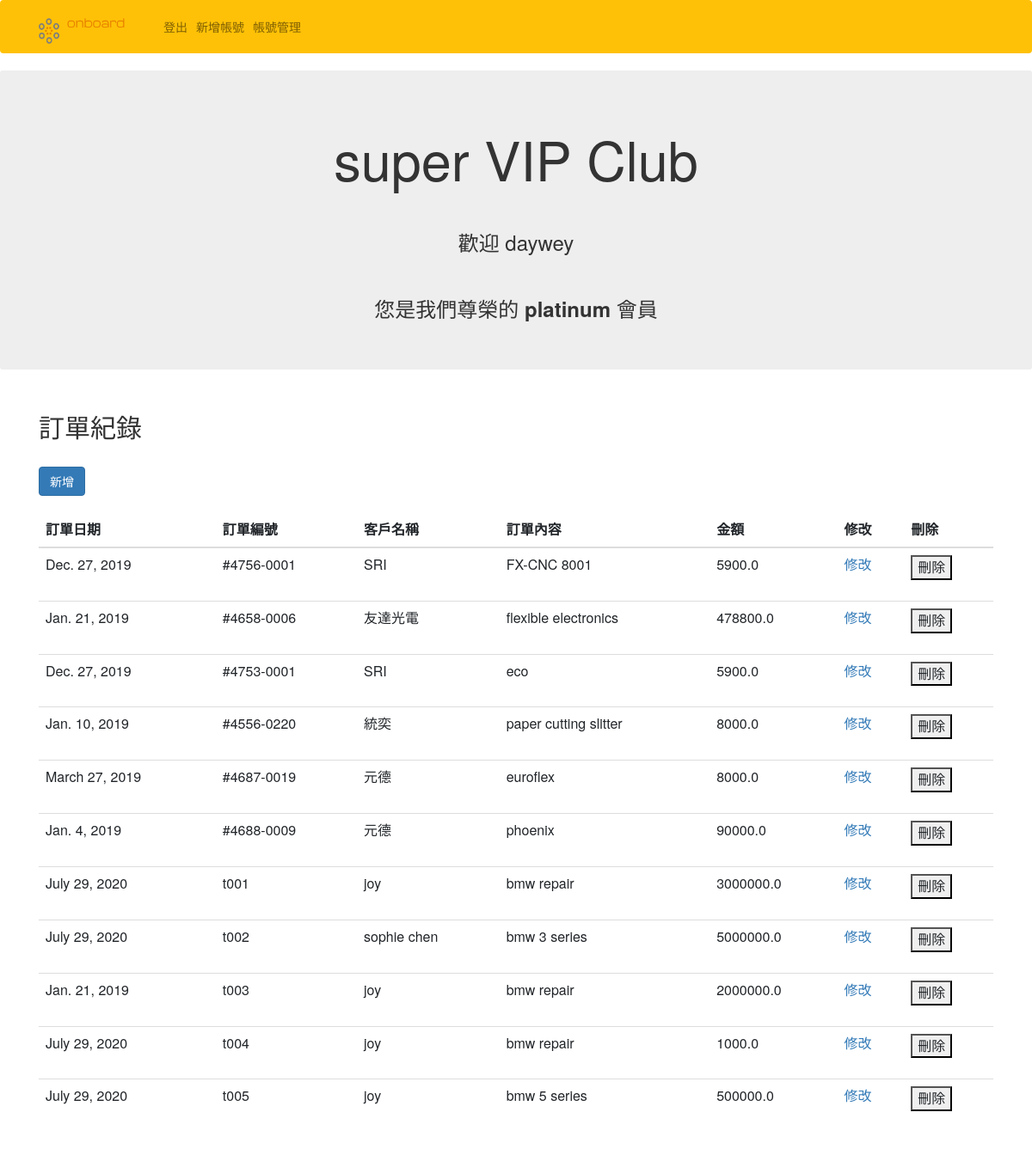
Screenshot of /membershipHome/ (signed in) with the database file from the repository.
### display/models.py (models this page shows, shortened)
class custID(models.Model):
    customerID = models.CharField(max_length=100)
    username = models.CharField(max_length=250)
    customerDesc = models.CharField(max_length=250)
    group = models.CharField(max_length=250)
    level = models.CharField(max_length=250)
    isAdmin = models.BooleanField(default=False)

class purchase(models.Model):
    orderDate = models.DateField()
    orderNumber = models.CharField(max_length=100)
    customerID = models.CharField(max_length=100)
    customerDesc = models.CharField(max_length=250)
    orderDesc = models.CharField(max_length=500, blank=True)
    amount = models.FloatField()
    group = models.CharField(max_length=250)

### display/views.py (the view)
# urls.py: path('membershipHome/', dv.membershipHome, name='membershipHome'),
@login_required
def membershipHome(request):
    current_user = User.objects.get(username=request.user.username)
    group = custID.objects.get(username=current_user).group
    level = custID.objects.get(username=current_user).level
    Admin = custID.objects.get(username=current_user).isAdmin
    isAdmin = Admin
    if isAdmin == False:
        current_custID = custID.objects.filter(username=current_user).values_list('customerID')[0]
        purchaseparts = purchase.objects.filter(customerID__in=current_custID).order_by('-orderDate')
        totalcount = purchase.objects.filter(customerID__in=current_custID).count()
        totalvalue = purchase.objects.filter(customerID__in=current_custID).aggregate(Sum('amount'))['amount__sum']
        return render(request, 'display/membershipHome.html', {'purchases': purchaseparts, 'current':current_custID, 'current_users':current_user, 'isAdmin': isAdmin, 'totalcount': totalcount, 'totalvalue': totalvalue, 'level': level, 'group':group})
    else:
            if group == 'super':
                purchaseparts = purchase.objects.all()
                return render(request, 'display/membershipHome.html', {'purchases': purchaseparts, 'current_users':current_user, 'isAdmin': isAdmin, 'level': level, 'group':group})
            else:
                purchaseparts = purchase.objects.filter(group=group)
                return render(request, 'display/membershipHome.html', {'purchases': purchaseparts, 'current_users':current_user, 'isAdmin': isAdmin, 'level': level, 'group':group})

### display/templates/display/membershipHome.html (shortened to what this page needs)
{% extends 'display/base.html' %}
{% block content %}
<!DOCTYPE html>
<html lang="en">
<head>
    <link rel="stylesheet" href="https://maxcdn.bootstrapcdn.com/bootstrap/3.4.1/css/bootstrap.min.css">
</head>
<body>
    <div class="jumbotron text-center">
        <h1>{{ group }} VIP Club</h1>
        <br>
        <h3>歡迎 {{user.username}} </h3>
        <br>
        <h3>您是我們尊榮的 <b>{{ level }}</b> 會員 </h3>
    </div>
{% if isAdmin %}
    <div class="container">
      <h2>訂單紀錄</h2> <br>
        <a class="btn btn-primary" href="{% url 'addPurchase' %}" role="button">新增</a>
      <br><br>
      <table class="table table-hover">
        <thead>
        <tr>
            <th>訂單日期</th>
            <th>訂單編號</th>
            <th>客戶名稱</th>
            <th>訂單內容</th>
            <th>金額</th>
            <th>修改</th>
            <th>刪除</th>
          </tr>
        </thead>
        <tbody>
        {% for purchase in purchases %}
            <tr>
                <td>{{purchase.orderDate}}</td>
                <td>{{purchase.orderNumber}}</td>
                <td>{{purchase.customerDesc}}</td>
                <td>{{purchase.orderDesc}}</td>
                <td>{{purchase.amount}}</td>
                <td>
                    <a href="{% url 'editPurchase' purchase.id %}">
                    修改
                    </a>
                </td>
                <td>
                    <form method="POST" action="{% url 'deletePurchase' purchase.id %}">
                     <button type = "submit" >刪除</button>
                    </form>
                </td>
            </tr>
        {% endfor %}
        </tbody>
      </table>
    </div>
{% endif %}
</body>
</html>
{% endblock %}

### display/templates/display/base.html (shortened to what this page needs)
{% load static %}
<head>
    <link rel="stylesheet" href="https://stackpath.bootstrapcdn.com/bootstrap/4.4.1/css/bootstrap.min.css">
</head>
<body>
<nav class="navbar navbar-expand-md navbar-light bg-warning">
<div class="container">
    {% if user.is_authenticated %}
        {% if isAdmin %}
            <a class="navbar-brand" href="{% url 'membershipHome' %}">
                <img src="{% static 'display/onboard-2.png' %}" width="100" height="30" class="d-inline-block align-top">
            </a>
            <div class="collapse navbar-collapse" id="navbarNav">
                <ul class="navbar-nav mr-auto">
                    <li class="nav-item">
                        <a href="#" onclick="$('#signOutBtn').click()" class="nav-link">登出</a>
                    </li>
                    <li class="nav-item">
                        <a class="nav-link" href="{% url 'signup' %}">新增帳號</a>
                    </li>
                    <li class="nav-item">
                        <a class="nav-link" href="{% url 'manageAccount' %}">帳號管理</a>
                    </li>
                </ul>
            </div>
        {% endif %}
    {% endif %}
</div>
</nav>
</body>
{% block content%} {%endblock%}

### rows the page displays
custID: group "super", level "platinum"
purchase: orderDate "Dec. 27, 2019", orderNumber "#4756-0001", customerDesc "SRI", orderDesc "FX-CNC 8001", amount "5900.0"
purchase: orderDate "Jan. 21, 2019", orderNumber "#4658-0006", customerDesc "友達光電", orderDesc "flexible electronics", amount "478800.0"
purchase: orderDate "Dec. 27, 2019", orderNumber "#4753-0001", customerDesc "SRI", orderDesc "eco", amount "5900.0"
purchase: orderDate "Jan. 10, 2019", orderNumber "#4556-0220", customerDesc "統奕", orderDesc "paper cutting slitter", amount "8000.0"
purchase: orderDate "March 27, 2019", orderNumber "#4687-0019", customerDesc "元德", orderDesc "euroflex", amount "8000.0"
purchase: orderDate "Jan. 4, 2019", orderNumber "#4688-0009", customerDesc "元德", orderDesc "phoenix", amount "90000.0"
purchase: orderDate "July 29, 2020", orderNumber "t001", customerDesc "joy", orderDesc "bmw repair", amount "3000000.0"
purchase: orderDate "July 29, 2020", orderNumber "t002", customerDesc "sophie chen", orderDesc "bmw 3 series", amount "5000000.0"
purchase: orderDate "Jan. 21, 2019", orderNumber "t003", customerDesc "joy", orderDesc "bmw repair", amount "2000000.0"
purchase: orderDate "July 29, 2020", orderNumber "t004", customerDesc "joy", orderDesc "bmw repair", amount "1000.0"
purchase: orderDate "July 29, 2020", orderNumber "t005", customerDesc "joy", orderDesc "bmw 5 series", amount "500000.0"

### other values shown
{{ user.username }} "daywey"
